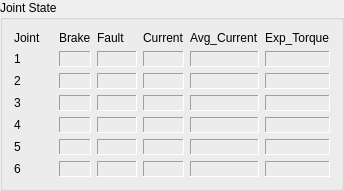
    <widget class="QGroupBox" name="groupBoxJointState">
     <property name="title">
      <string>Joint State</string>
     </property>
     <layout class="QGridLayout" name="gridLayout_4">
      <item row="0" column="3">
       <widget class="QLabel" name="label_10">
        <property name="text">
         <string>Current</string>
        </property>
       </widget>
      </item>
      <item row="1" column="3">
       <widget class="QLabel" name="labelTorqueInst0">
        <property name="frameShape">
         <enum>QFrame::Panel</enum>
        </property>
        <property name="frameShadow">
         <enum>QFrame::Sunken</enum>
        </property>
        <property name="text">
         <string/>
        </property>
       </widget>
      </item>
      <item row="2" column="3">
       <widget class="QLabel" name="labelTorqueInst1">
        <property name="frameShape">
         <enum>QFrame::Panel</enum>
        </property>
        <property name="frameShadow">
         <enum>QFrame::Sunken</enum>
        </property>
        <property name="text">
         <string/>
        </property>
       </widget>
      </item>
      <item row="3" column="3">
       <widget class="QLabel" name="labelTorqueInst2">
        <property name="frameShape">
         <enum>QFrame::Panel</enum>
        </property>
        <property name="frameShadow">
         <enum>QFrame::Sunken</enum>
        </property>
        <property name="text">
         <string/>
        </property>
       </widget>
      </item>
      <item row="4" column="3">
       <widget class="QLabel" name="labelTorqueInst3">
        <property name="frameShape">
         <enum>QFrame::Panel</enum>
        </property>
        <property name="frameShadow">
         <enum>QFrame::Sunken</enum>
        </property>
        <property name="text">
         <string/>
        </property>
       </widget>
      </item>
      <item row="5" column="3">
       <widget class="QLabel" name="labelTorqueInst4">
        <property name="frameShape">
         <enum>QFrame::Panel</enum>
        </property>
        <property name="frameShadow">
         <enum>QFrame::Sunken</enum>
        </property>
        <property name="text">
         <string/>
        </property>
       </widget>
      </item>
      <item row="1" column="1">
       <widget class="QLabel" name="labelJointBrake0">
        <property name="frameShape">
         <enum>QFrame::Panel</enum>
        </property>
        <property name="frameShadow">
         <enum>QFrame::Sunken</enum>
        </property>
        <property name="text">
         <string/>
        </property>
       </widget>
      </item>
      <item row="0" column="2">
       <widget class="QLabel" name="label_6">
        <property name="sizePolicy">
         <sizepolicy hsizetype="Fixed" vsizetype="Preferred">
          <horstretch>0</horstretch>
          <verstretch>0</verstretch>
         </sizepolicy>
        </property>
        <property name="text">
         <string>Fault    </string>
        </property>
       </widget>
      </item>
      <item row="0" column="0">
       <widget class="QLabel" name="label_4">
        <property name="sizePolicy">
         <sizepolicy hsizetype="Fixed" vsizetype="Preferred">
          <horstretch>0</horstretch>
          <verstretch>0</verstretch>
         </sizepolicy>
        </property>
        <property name="text">
         <string>Joint    </string>
        </property>
       </widget>
      </item>
      <item row="0" column="1">
       <widget class="QLabel" name="label_5">
        <property name="text">
         <string>Brake</string>
        </property>
       </widget>
      </item>
      <item row="1" column="0">
       <widget class="QLabel" name="label_2">
        <property name="text">
         <string>1</string>
        </property>
       </widget>
      </item>
      <item row="1" column="2">
       <widget class="QLabel" name="labelJointFault0">
        <property name="frameShape">
         <enum>QFrame::Panel</enum>
        </property>
        <property name="frameShadow">
         <enum>QFrame::Sunken</enum>
        </property>
        <property name="text">
         <string/>
        </property>
       </widget>
      </item>
      <item row="2" column="0">
       <widget class="QLabel" name="label_9">
        <property name="text">
         <string>2</string>
        </property>
       </widget>
      </item>
      <item row="2" column="1">
       <widget class="QLabel" name="labelJointBrake1">
        <property name="frameShape">
         <enum>QFrame::Panel</enum>
        </property>
        <property name="frameShadow">
         <enum>QFrame::Sunken</enum>
        </property>
        <property name="text">
         <string/>
        </property>
       </widget>
      </item>
      <item row="2" column="2">
       <widget class="QLabel" name="labelJointFault1">
        <property name="frameShape">
         <enum>QFrame::Panel</enum>
        </property>
        <property name="frameShadow">
         <enum>QFrame::Sunken</enum>
        </property>
        <property name="text">
         <string/>
        </property>
       </widget>
      </item>
      <item row="3" column="0">
       <widget class="QLabel" name="label_12">
        <property name="text">
         <string>3</string>
        </property>
       </widget>
      </item>
      <item row="3" column="1">
       <widget class="QLabel" name="labelJointBrake2">
        <property name="frameShape">
         <enum>QFrame::Panel</enum>
        </property>
        <property name="frameShadow">
         <enum>QFrame::Sunken</enum>
        </property>
        <property name="text">
         <string/>
        </property>
       </widget>
      </item>
      <item row="3" column="2">
       <widget class="QLabel" name="labelJointFault2">
        <property name="frameShape">
         <enum>QFrame::Panel</enum>
        </property>
        <property name="frameShadow">
         <enum>QFrame::Sunken</enum>
        </property>
        <property name="text">
         <string/>
        </property>
       </widget>
      </item>
      <item row="4" column="0">
       <widget class="QLabel" name="label_15">
        <property name="text">
         <string>4</string>
        </property>
       </widget>
      </item>
      <item row="4" column="1">
       <widget class="QLabel" name="labelJointBrake3">
        <property name="frameShape">
         <enum>QFrame::Panel</enum>
        </property>
        <property name="frameShadow">
         <enum>QFrame::Sunken</enum>
        </property>
        <property name="text">
         <string/>
        </property>
       </widget>
      </item>
      <item row="4" column="2">
       <widget class="QLabel" name="labelJointFault3">
        <property name="frameShape">
         <enum>QFrame::Panel</enum>
        </property>
        <property name="frameShadow">
         <enum>QFrame::Sunken</enum>
        </property>
        <property name="text">
         <string/>
        </property>
       </widget>
      </item>
      <item row="5" column="0">
       <widget class="QLabel" name="label_18">
        <property name="text">
         <string>5</string>
        </property>
       </widget>
      </item>
      <item row="5" column="1">
       <widget class="QLabel" name="labelJointBrake4">
        <property name="frameShape">
         <enum>QFrame::Panel</enum>
        </property>
        <property name="frameShadow">
         <enum>QFrame::Sunken</enum>
        </property>
        <property name="text">
         <string/>
        </property>
       </widget>
      </item>
      <item row="5" column="2">
       <widget class="QLabel" name="labelJointFault4">
        <property name="frameShape">
         <enum>QFrame::Panel</enum>
        </property>
        <property name="frameShadow">
         <enum>QFrame::Sunken</enum>
        </property>
        <property name="text">
         <string/>
        </property>
       </widget>
      </item>
      <item row="6" column="0">
       <widget class="QLabel" name="label_21">
        <property name="text">
         <string>6</string>
        </property>
       </widget>
      </item>
      <item row="6" column="1">
       <widget class="QLabel" name="labelJointBrake5">
        <property name="frameShape">
         <enum>QFrame::Panel</enum>
        </property>
        <property name="frameShadow">
         <enum>QFrame::Sunken</enum>
        </property>
        <property name="text">
         <string/>
        </property>
       </widget>
      </item>
      <item row="6" column="2">
       <widget class="QLabel" name="labelJointFault5">
        <property name="frameShape">
         <enum>QFrame::Panel</enum>
        </property>
        <property name="frameShadow">
         <enum>QFrame::Sunken</enum>
        </property>
        <property name="text">
         <string/>
        </property>
       </widget>
      </item>
      <item row="0" column="4">
       <widget class="QLabel" name="label_11">
        <property name="text">
         <string>Avg_Current</string>
        </property>
       </widget>
      </item>
      <item row="6" column="3">
       <widget class="QLabel" name="labelTorqueInst5">
        <property name="frameShape">
         <enum>QFrame::Panel</enum>
        </property>
        <property name="frameShadow">
         <enum>QFrame::Sunken</enum>
        </property>
        <property name="text">
         <string/>
        </property>
       </widget>
      </item>
      <item row="3" column="4">
       <widget class="QLabel" name="labelTorqueAvg2">
        <property name="frameShape">
         <enum>QFrame::Panel</enum>
        </property>
        <property name="frameShadow">
         <enum>QFrame::Sunken</enum>
        </property>
        <property name="text">
         <string/>
        </property>
       </widget>
      </item>
      <item row="1" column="4">
       <widget class="QLabel" name="labelTorqueAvg0">
        <property name="frameShape">
         <enum>QFrame::Panel</enum>
        </property>
        <property name="frameShadow">
         <enum>QFrame::Sunken</enum>
        </property>
        <property name="text">
         <string/>
        </property>
       </widget>
      </item>
      <item row="2" column="4">
       <widget class="QLabel" name="labelTorqueAvg1">
        <property name="frameShape">
         <enum>QFrame::Panel</enum>
        </property>
        <property name="frameShadow">
         <enum>QFrame::Sunken</enum>
        </property>
        <property name="text">
         <string/>
        </property>
       </widget>
      </item>
      <item row="4" column="4">
       <widget class="QLabel" name="labelTorqueAvg3">
        <property name="frameShape">
         <enum>QFrame::Panel</enum>
        </property>
        <property name="frameShadow">
         <enum>QFrame::Sunken</enum>
        </property>
        <property name="text">
         <string/>
        </property>
       </widget>
      </item>
      <item row="5" column="4">
       <widget class="QLabel" name="labelTorqueAvg4">
        <property name="frameShape">
         <enum>QFrame::Panel</enum>
        </property>
        <property name="frameShadow">
         <enum>QFrame::Sunken</enum>
        </property>
        <property name="text">
         <string/>
        </property>
       </widget>
      </item>
      <item row="6" column="4">
       <widget class="QLabel" name="labelTorqueAvg5">
        <property name="frameShape">
         <enum>QFrame::Panel</enum>
        </property>
        <property name="frameShadow">
         <enum>QFrame::Sunken</enum>
        </property>
        <property name="text">
         <string/>
        </property>
       </widget>
      </item>
      <item row="0" column="5">
       <widget class="QLabel" name="label_13">
        <property name="text">
         <string>Exp_Torque</string>
        </property>
       </widget>
      </item>
      <item row="1" column="5">
       <widget class="QLabel" name="labelTorqueExp0">
        <property name="frameShape">
         <enum>QFrame::Panel</enum>
        </property>
        <property name="frameShadow">
         <enum>QFrame::Sunken</enum>
        </property>
        <property name="text">
         <string/>
        </property>
       </widget>
      </item>
      <item row="2" column="5">
       <widget class="QLabel" name="labelTorqueExp1">
        <property name="frameShape">
         <enum>QFrame::Panel</enum>
        </property>
        <property name="frameShadow">
         <enum>QFrame::Sunken</enum>
        </property>
        <property name="text">
         <string/>
        </property>
       </widget>
      </item>
      <item row="3" column="5">
       <widget class="QLabel" name="labelTorqueExp2">
        <property name="frameShape">
         <enum>QFrame::Panel</enum>
        </property>
        <property name="frameShadow">
         <enum>QFrame::Sunken</enum>
        </property>
        <property name="text">
         <string/>
        </property>
       </widget>
      </item>
      <item row="4" column="5">
       <widget class="QLabel" name="labelTorqueExp3">
        <property name="frameShape">
         <enum>QFrame::Panel</enum>
        </property>
        <property name="frameShadow">
         <enum>QFrame::Sunken</enum>
        </property>
        <property name="text">
         <string/>
        </property>
       </widget>
      </item>
      <item row="5" column="5">
       <widget class="QLabel" name="labelTorqueExp4">
        <property name="frameShape">
         <enum>QFrame::Panel</enum>
        </property>
        <property name="frameShadow">
         <enum>QFrame::Sunken</enum>
        </property>
        <property name="text">
         <string/>
        </property>
       </widget>
      </item>
      <item row="6" column="5">
       <widget class="QLabel" name="labelTorqueExp5">
        <property name="frameShape">
         <enum>QFrame::Panel</enum>
        </property>
        <property name="frameShadow">
         <enum>QFrame::Sunken</enum>
        </property>
        <property name="text">
         <string/>
        </property>
       </widget>
      </item>
     </layout>
    </widget>
